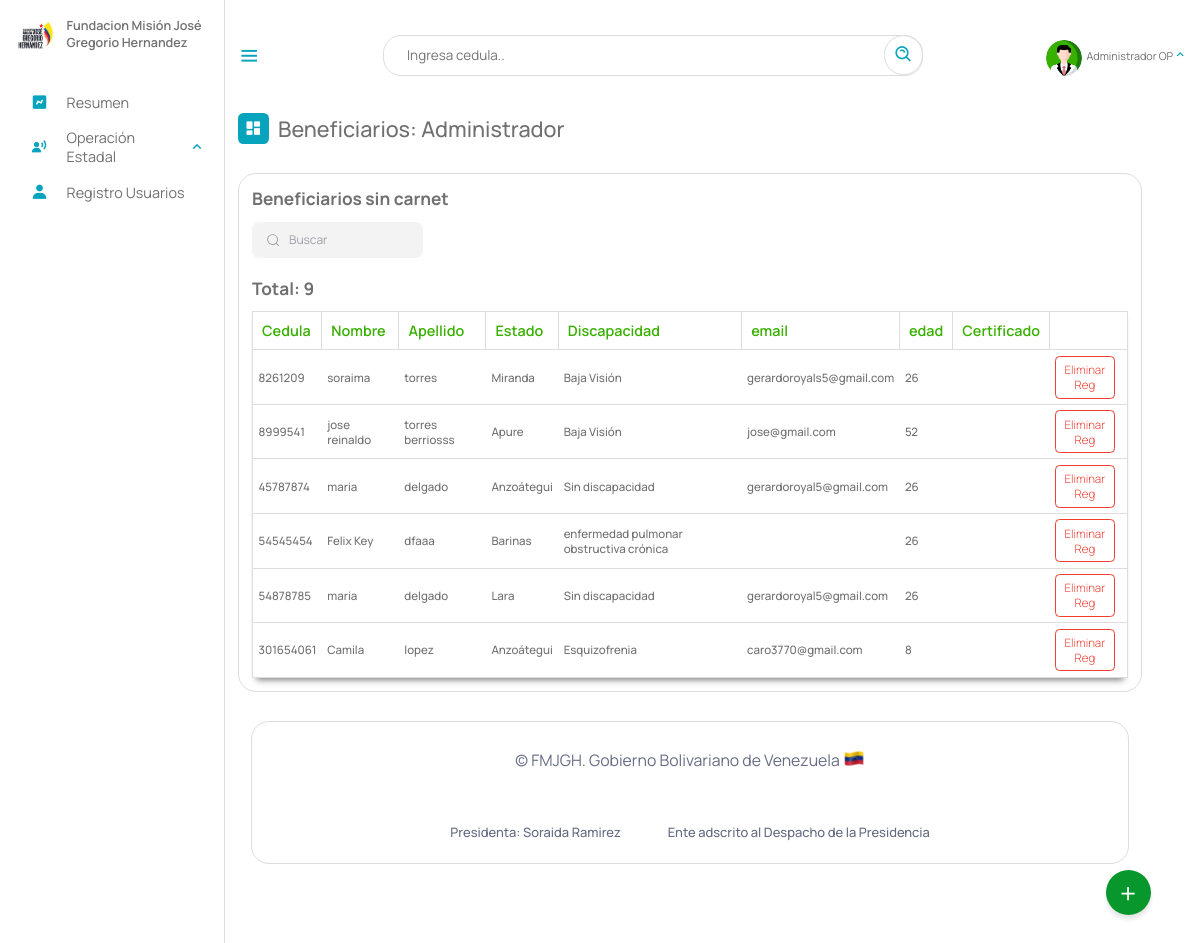
Page /Escritorio/sincarnet.php (signed in) on the earlier database version.
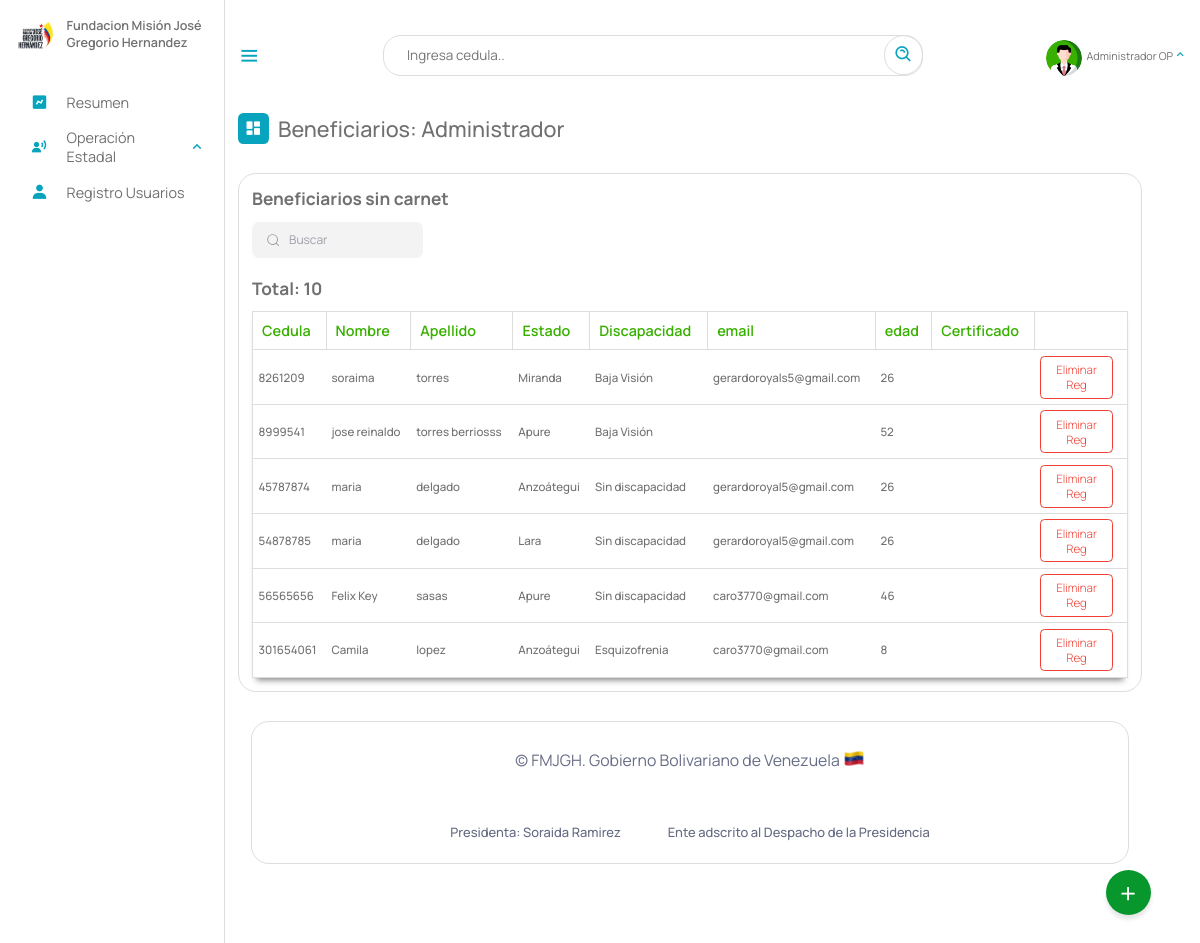
Same page on the later database version.
### tables this page shows
CREATE TABLE `beneficiario` (
  `cedula` int(12) NOT NULL,
  `nombre` text NOT NULL,
  `apellido` text NOT NULL,
  `fecha_naci` date NOT NULL,
  `email` varchar(50) NOT NULL,
  `telefono` varchar(12) NOT NULL,
  `nacionalidad` char(2) NOT NULL,
  `edad` int(2) NOT NULL,
  `sexo` char(1) NOT NULL,
  `edo_civil` text NOT NULL,
  `nro_hijo` int(2) DEFAULT NULL,
  `estado` varchar(10) NOT NULL,
  `municipio` varchar(20) NOT NULL,
  `parroquia` varchar(10) NOT NULL,
  `discapacidad` varchar(10) NOT NULL,
  `atencion_solicitada` varchar(10) NOT NULL,
  `certificado` varchar(50) DEFAULT NULL,
  `registrado_por` text DEFAULT NULL,
  `fecha_registro` date NOT NULL,
  PRIMARY KEY (`cedula`),
  KEY `estado` (`estado`),
  KEY `discapacidad` (`discapacidad`),
  KEY `atencion_solicitada` (`atencion_solicitada`),
  KEY `municipio` (`municipio`),
  KEY `parroquia` (`parroquia`),
  CONSTRAINT `beneficiario_ibfk_1` FOREIGN KEY (`estado`) REFERENCES `estados` (`id_estados`) ON DELETE CASCADE,
  CONSTRAINT `beneficiario_ibfk_2` FOREIGN KEY (`municipio`) REFERENCES `municipios` (`id_municipios`) ON DELETE CASCADE,
  CONSTRAINT `beneficiario_ibfk_3` FOREIGN KEY (`parroquia`) REFERENCES `parroquia` (`id`) ON DELETE CASCADE ON UPDATE CASCADE,
  CONSTRAINT `beneficiario_ibfk_4` FOREIGN KEY (`discapacidad`) REFERENCES `discapacid_e` (`id_e`) ON DELETE CASCADE,
  CONSTRAINT `beneficiario_ibfk_5` FOREIGN KEY (`atencion_solicitada`) REFERENCES `tipoatencion` (`id`) ON DELETE CASCADE
);

CREATE TABLE `estados` (
  `id_estados` varchar(10) NOT NULL,
  `nombre_estado` text NOT NULL,
  `codigo` varchar(255) NOT NULL,
  PRIMARY KEY (`id_estados`)
);

CREATE TABLE `discapacid_e` (
  `nombre_e` text NOT NULL,
  `id_e` varchar(10) NOT NULL,
  `general` varchar(10) NOT NULL,
  PRIMARY KEY (`id_e`),
  KEY `general` (`general`),
  CONSTRAINT `discapacid_e_ibfk_1` FOREIGN KEY (`general`) REFERENCES `discapacid` (`id_disca`) ON DELETE CASCADE
);

### php/01-discapacitados.php (called while the page is built, shortened)
<?php
include_once("ManejadorBD.php");
class Discapacitados extends ManejadorBD
{
	private $cnn;
	public function __construct($tipoConexion)
	{
		$this->cnn = parent::conectar($tipoConexion);
	}
	public function consultageneral()
	{
		try {
			$stmt = $this->cnn->prepare("SELECT beneficiario.cedula, beneficiario.nombre, beneficiario.apellido, estados.nombre_estado, discapacid_e.nombre_e , beneficiario.telefono, beneficiario.edad, beneficiario.email, beneficiario.certificado, beneficiario.registrado_por FROM `beneficiario`,estados, discapacid_e WHERE beneficiario.estado = estados.id_estados AND beneficiario.discapacidad = discapacid_e.id_e");
			$stmt->setFetchMode(PDO::FETCH_ASSOC);
			$stmt->execute();
			return $stmt->fetchAll();
		} catch (PDOException $error) {
			echo "Error: ejecutando consulta SQL." . $error->getMessage();
			exit();
		}
	}
	public function consultageneralsincarnet()
	{
		try {
			$stmt = $this->cnn->prepare("SELECT cedula, nombre, apellido, estados.nombre_estado, discapacid_e.nombre_e , telefono, edad, email, certificado FROM `beneficiario` , estados, discapacid_e WHERE certificado = ''and beneficiario.estado = estados.id_estados and beneficiario.discapacidad = discapacid_e.id_e; ");
			$stmt->setFetchMode(PDO::FETCH_ASSOC);
			$stmt->execute();
			return $stmt->fetchAll();
		} catch (PDOException $error) {
			echo "Error: ejecutando consulta SQL." . $error->getMessage();
			exit();
		}
	}
}

### php/ManejadorBD.php (called while the page is built, shortened)
<?php
	class ManejadorBD extends PDO {
		public $srv	= SRV;
		public $usr	= USR;
		public $pas	= PAS;
		public $dbn	= BDN;
		public function conectar($tipoConexion){
			try{
				switch ($tipoConexion) {
				    case 1:
				        $dsn = "mysql:host=$this->srv;dbname=$this->dbn";
				        break;
				}
				$dbh = new PDO($dsn, $this->usr, $this->pas);
    			$dbh->setAttribute(PDO::ATTR_ERRMODE, PDO::ERRMODE_EXCEPTION);
			}catch(PDOException $error){
                echo "Error al Conectar con la Base de Datos: ".$error->getMessage();
                exit();
			}
            $this->conexionBD = $dbh;
			return $this->conexionBD;
		}
	}
?>

### Escritorio/sincarnet.php (the view, shortened to what this page needs)
<?php
include_once("partearriba.php");
?>
<div class="dash-contenido">
    <div class="overview">
        <div class="titulo">
            <i class='bx bxs-dashboard'> </i>
            <span class="link-name">Beneficiarios: <?php echo $rol ?></span>
        </div>
    </div>
    <div class="tabla-atencion">
            <h2>Beneficiarios sin carnet</h2>
            <div class="group">
  <input placeholder="Buscar" id= "buscador" type="search" class="inputt">
</div>
<br>
            <h2>Total: <?php
             include_once("../php/01-discapacitados.php");
             $aten = new Discapacitados (1);
             $consulta = $aten->consultageneral();
             $cantidadRegistros = count($consulta);
             echo $cantidadRegistros;?></h2>
            <table>
                <thead>
                    <tr>
                        <th>Cedula</th>
                        <th>Nombre</th>
                        <th>Apellido</th>
                        <th>Estado</th>
                        <th>Discapacidad</th>
                        <th>email</th>
                        <th>edad</th>
                        <th>Certificado</th>
                        <th></th>
                    </tr>
                </thead>
                <tbody id="scr">
                    <?php
                        include_once("../php/01-discapacitados.php");
                        $aten = new Discapacitados (1);
                        $consulta = $aten->consultageneralsincarnet();
                        if ($consulta){
                        foreach($consulta as $registros){
                     ?>
                    <tr>
                        <td><?php echo $registros["cedula"] ?></td>
                        <td><?php echo $registros["nombre"] ?></td>
                        <td><?php echo $registros["apellido"] ?></td>
                        <td><?php echo $registros["nombre_estado"] ?></td>
                        <td><?php echo $registros["nombre_e"] ?></td>
                        <td><?php echo $registros["email"] ?></td>
                        <td><?php echo $registros["edad"] ?></td>
                        <td><?php echo $registros["certificado"] ?></td>
                        <td><a href="eliminar/eliminarbeneficiario.php?cedula=<?php echo $registros["cedula"]?>" class="eliminar">Eliminar Reg</a></td>
                    </tr>
                    <?php
                    }
                        }
                    ?>
                </tbody>
            </table>
        </div>
<?php
 include_once("parteabajo.php");
?>

Differences in the rows shown:
no longer on this page (row edited): beneficiario: cedula "54545454", nombre "Felix Key", apellido "dfaaa", estado.nombre_estado "Barinas", discapacidad.nombre_e "enfermedad pulmonar obstructiva crónica", edad "26"
changed beneficiario "jose reinaldo": email "jose@gmail.com" → (not shown)
added beneficiario: cedula "56565656", nombre "Felix Key", apellido "sasas", estado.nombre_estado "Apure", discapacidad.nombre_e "Sin discapacidad", email "caro3770@gmail.com", edad "46"
Other differences:
$cantidadRegistros: "9" → "10"
